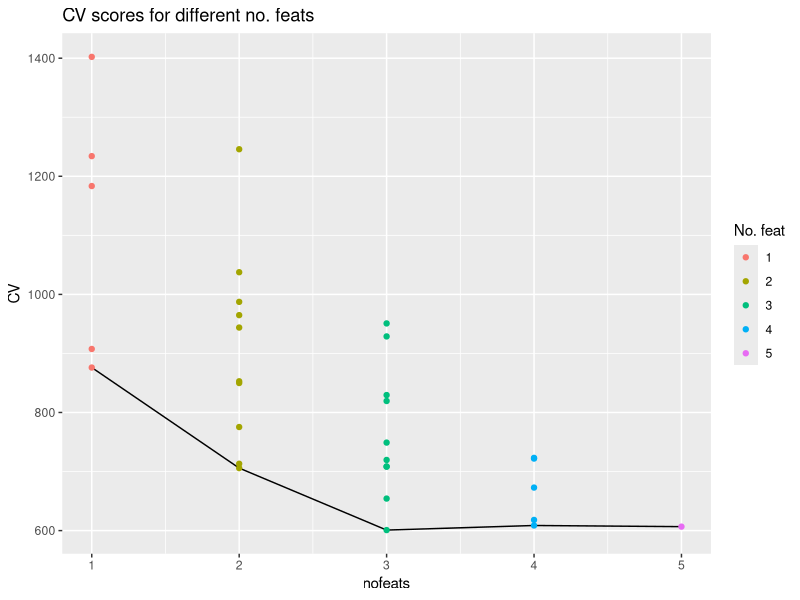
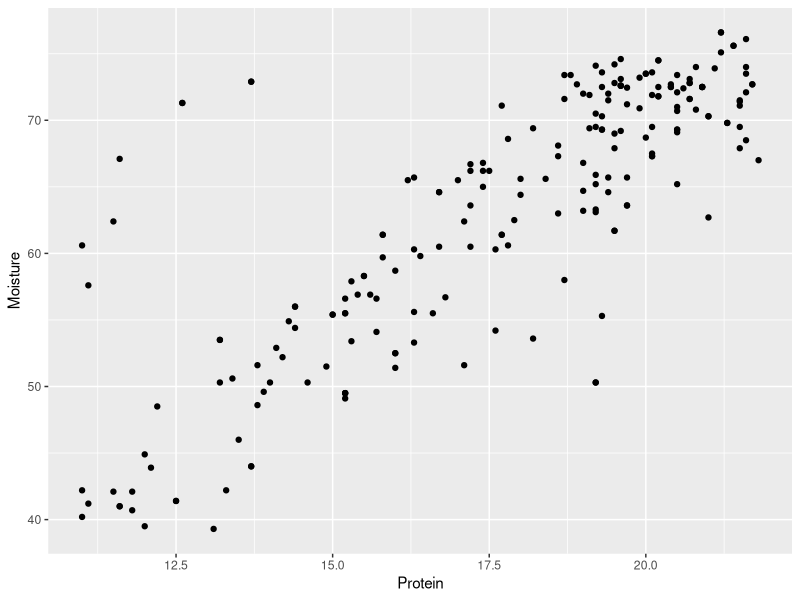
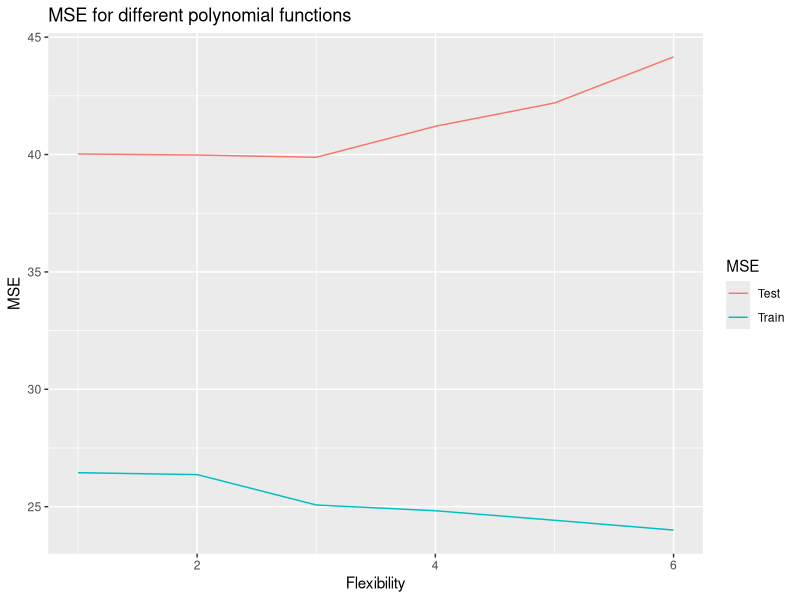
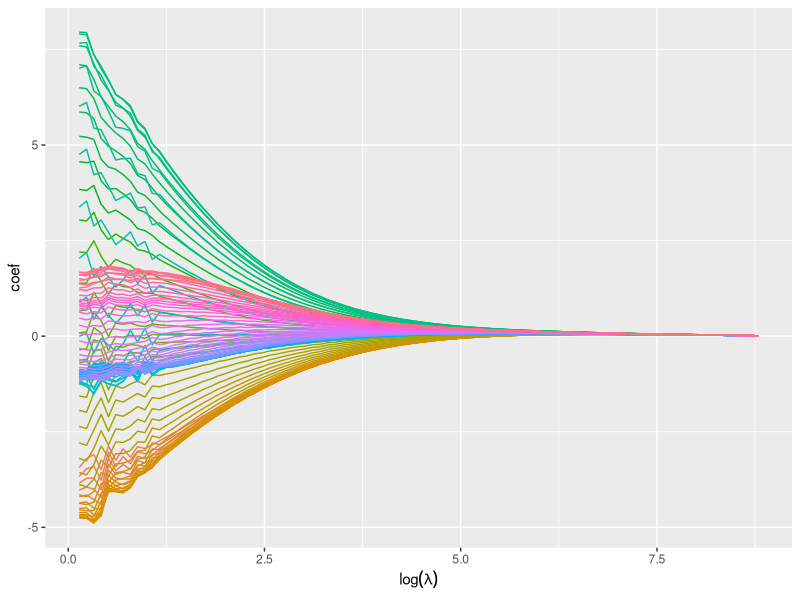
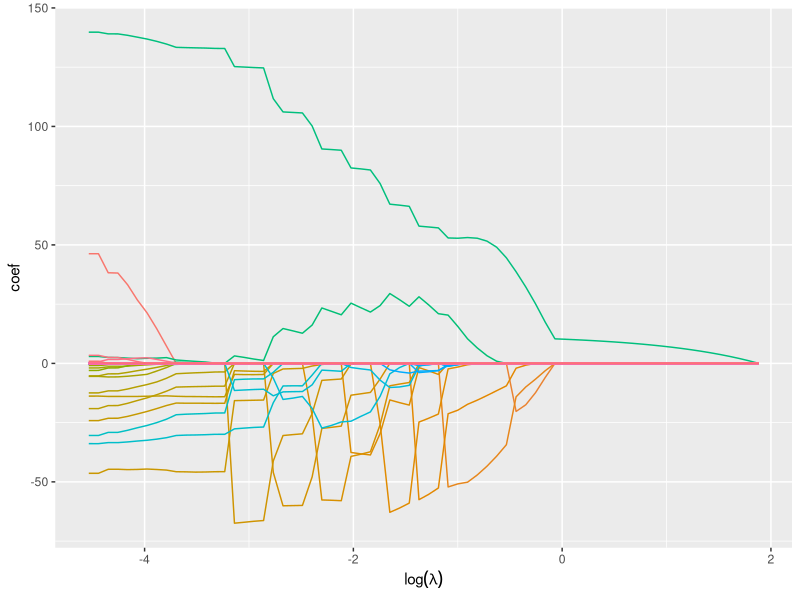
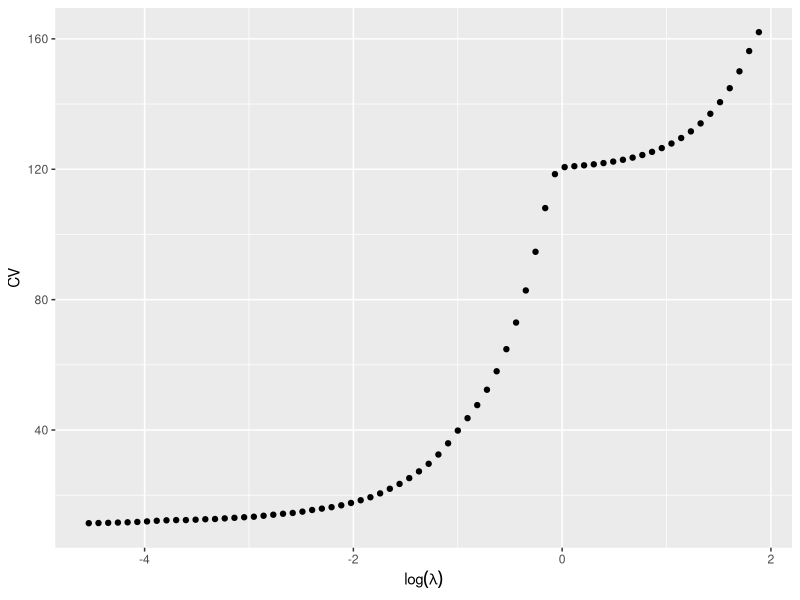

Write R code to recreate these figures, in order.
## ---- chunk 1
knitr::opts_chunk$set(echo = TRUE)
## ---- chunk 2
## 1.1 

myLM <- function(Y, X, Nfolds){
  library(ggplot2)
  # DEFINING THE FUNCTION LINREG, FOR FITTING LINEAR MODELS 
  
  linreg<-function(formula,data){
    formula <- formula(formula)
    des.mat <- model.matrix(formula , data) #Extracts the model matrix
    dep.var <- all.vars(formula)[1]         #Extracts the name of the y-variable 
    dep.var <- as.matrix(data[dep.var])     #Extracts the data of the y-variable 
    # and overwrites it with the data-colum 
    
    #Calculating the beta coeffs. (X' %*% X)^-1 %*% X' %*% y
    beta.hat <- solve( t(des.mat) %*% des.mat )  %*% t(des.mat) %*% dep.var
    
    # Calculating the y-hat  , y_hat = X %*% beta_hat
    y.hat <- des.mat %*% beta.hat  
    
    #Calculating the residuals e= y- y_hat
    res.err <- dep.var - y.hat   
    
    l<-list( beta.hat = beta.hat, y.hat = y.hat, res.err = res.err)
    return(l)
  }
  
  
  #GENERATING ALL POSSIBLE PERMUTATIONS OF MODELS
  
  #Get the colnames for the X-variables
  q<-rep(paste0("X",c(1:5)))
  
  #Merge the data in to one data set and naming the columns
  myData <- cbind(Y,X) 
  colnames(myData)<- c("Y",q)
  
  #Generating all possible combinations 
  myComb<-sapply(c(1:5), FUN = combn, x = q )
  #Creating the vector that will hold all formulas 
  myformula <- c(myComb[[1]])
 
  #Extracting the combinations of 2 and 3 X-variables and adding a + between them
  for (i in 2:3){
    for (j in 1:10){
      myformula[length(myformula)+1]<-(paste(myComb[[i]][,j],collapse = " + "))
    }
  }
  
  #Heres two rows that could replace the above for-loop
  #sapply(2:3, FUN = function(i) sapply(1:10, FUN = function(j)
  #paste(myComb[[i]][,j], collapse = " + " ) ) )
  
  
  #Extracting the combinations of 4 and 5 X-variables and adding a + between them
  #This is basicly a loop for the 4 combinations 
  myformula <-c(myformula ,
                sapply(1:5, FUN =function(X)
                  paste(myComb[[4]][,X],collapse = " + " ) 
                  ),  paste(myComb[[5]],collapse = " + ")  
                )
  
 myformula<- paste("Y","~",myformula)
 
 #### SPLITTING AND SUBSETING DATA IN TO K FOLDS
 
 #calculatin no. rows
 noobs<-dim(myData)[1]
 K <- Nfolds
 
 #Use sample to randomly draw the indexes of the dataset
 #and reorder the data with them in a random manner
 set.seed(12345)
 myData<-myData[sample(noobs),] 
 
 #Create K equal indexes that are added to the data.
 cut(1:noobs,breaks=K,labels = FALSE)
 
 myData$index <- cut(1:noobs,breaks=K,labels = FALSE)
 

 #init a counting vector "o" useed to loop in to the data.frame "linearModels"
 #and a combination index "dataKombs" used for subseting the different datasets
 #used for fitting models
 o <- 1 
 linearModels<-data.frame(CV=1,model="text",nofeats=1,stringsAsFactors = FALSE)
 dataKombs <- combn(1:K,K-1)
 for (m in 1:length(myformula)){   
 for (l in (1:K)){  

   #the data of the K-folds used for the model estimation    
   data<-subset(myData, myData$index %in% dataKombs[,l] )


   #the fold that was left out in the model estimation
   predmatrix<-model.matrix(formula(myformula[m]), 
             subset(myData, !(myData$index %in% dataKombs[,l] ))) 
   
   

   #Calculating the CV score for each model. sum((Y - Y(hat))^2)
   CV<-sum(
     (  
       #this is the observed Y for the left out fold.
       subset(myData, !(myData$index %in% dataKombs[,l] ))[,1] -
        #predmatrix description above.
        predmatrix %*%  
        #the estimated beta-hats. 
        linreg(formula = myformula[m], data = data)$beta.hat 
       )^2
     )
   
   #inserting the results in to the linearModels data.frame
   linearModels[o,] <- c(CV,myformula[m],ncol(predmatrix) - 1)
   o <- o + 1 
    }
 }
 #reforming data to numeric again. 
 linearModels[,1] <- as.numeric( linearModels[,1])
 linearModels[,3] <- as.numeric( linearModels[,3])
   
 #The mean for the different models, each model is estimadet K times  
 plotdata<-suppressWarnings(aggregate(linearModels,by = list(linearModels$model),FUN= mean)[,-3])
 
 #renaming a column to ease plotting
 colnames(plotdata)[1] <- "Model"
 
 #plotting
 engr<-ggplot() +
   geom_line(data = aggregate(plotdata,list(plotdata$nofeats),FUN = min)[,c(3,4)],aes(x=nofeats,y=CV)) +
   geom_point(data = plotdata,aes(x=nofeats,y=CV,col = factor(nofeats)) ) +
       labs(title = "CV scores for different no. feats",color = "No. feat")
 
 
#displays the plot 
plot(engr)

 #Returns the models with the lowest average CV-score 
 return( plotdata[min(plotdata$CV) == plotdata$CV,c(1,3,2)])

}  

## ---- chunk 3
##1.2 

myLM(Y = swiss[,1], 
     X = swiss[ , 2:ncol(swiss) ], 
     Nfolds = 5 )
## ---- chunk 4
## 2.1

setwd("/Users/EmilsHem/Documents/732A95/lab2")
TC<- read.csv2("tecator.csv")

ggplot(data = TC, aes(x=Protein,Moisture)) + geom_point()
## ---- chunk 5

## 2.3

set.seed(12345)
obs   <- dim(TC)[1]
id    <- sample(1:obs, floor(obs*0.5))
train <- TC[id,]
valid <- TC[-id,]


  dataMSE <- data.frame(trainMSE = 1, testMSE = 1, noPoly = 1)
  i <-1 
  
for (modell in 1:6) {  

  linj<-lm(formula(paste("Moisture ~",paste("I(Protein^",1:modell,")", collapse = " + "))),data = train)
  trainMSE<-mean(linj$residuals^2)  
  testMSE<-mean( (predict(linj,newdata = valid) - valid$Moisture)^2)
  dataMSE[i,] <- c(trainMSE,testMSE,i)
  i <- i + 1
  
} 
  
 aplot<- ggplot(data = dataMSE) + 
    geom_line(aes(x = noPoly ,y = trainMSE, col = "Train")) +
    geom_line(aes(x = noPoly ,y = testMSE, col = "Test")) +
    labs(title="MSE for different polynomial functions",
         color ="MSE", x="Flexibility", y = "MSE")
  plot(aplot)
  

## ---- chunk 6
##2.4

library(MASS)
varSelect<-lm(Fat ~ . , data = TC[,2:102])
stepRes<-stepAIC(varSelect,trace = FALSE)
cat(length(stepRes$coefficients) - 1)

## ---- chunk 7

## 2.5

library(glmnet)
library(reshape2) 
wideWeg <- glmnet(x = as.matrix(TC[,2:101]), y = TC[,102], alpha = 0)
mycoeffs <- coefficients(wideWeg)[-1,]
colnames(mycoeffs) <- wideWeg$lambda

myPlot<-melt(as.matrix(mycoeffs),id = rownames,c("lambda","coef"))

colnames(myPlot) <- c("features","lambda","coef")


ggplot(myPlot,aes(x=log(lambda),y = coef,color = features)) + geom_line(show.legend = FALSE) + labs(x = expression(log(lambda)) )

## ---- chunk 8
## 2.6

lassoReg <- glmnet(x = as.matrix(TC[,2:101]), y = TC[,102], alpha = 1)
mycoeffs <- coefficients(lassoReg)[-1,]
colnames(mycoeffs) <- lassoReg$lambda

myLasso<-melt(as.matrix(mycoeffs),id = rownames,c("lambda","coef"))

colnames(myLasso) <- c("features","lambda","coef")


ggplot(myLasso,aes(x=log(lambda),y = coef,color = features)) +
  geom_line(show.legend = FALSE) + labs(x = expression(log(lambda)) )

## ---- chunk 9
## 2.7
set.seed(12345)
cvLASSO<-cv.glmnet(x = as.matrix(TC[,2:101]), y = TC[,102], alpha = 1)

nocoeff<-matrix(coef(cvLASSO,s ="lambda.min"))
nocoeff[nocoeff != 0]
cat(paste("The no. of variables included in the optimal model was: ",length(nocoeff[nocoeff != 0]) - 1))
cat(paste("The lambda of the optimal model was: ",cvLASSO$lambda.min))#antalet coeff exklusive intercept.
plotLasso<- data.frame(CV=cvLASSO$cvm,lambda= cvLASSO$lambda)

ggplot(data=plotLasso,aes(x = log(lambda), y = CV)) + geom_point() + 
  labs(x = expression(log(lambda)) )


